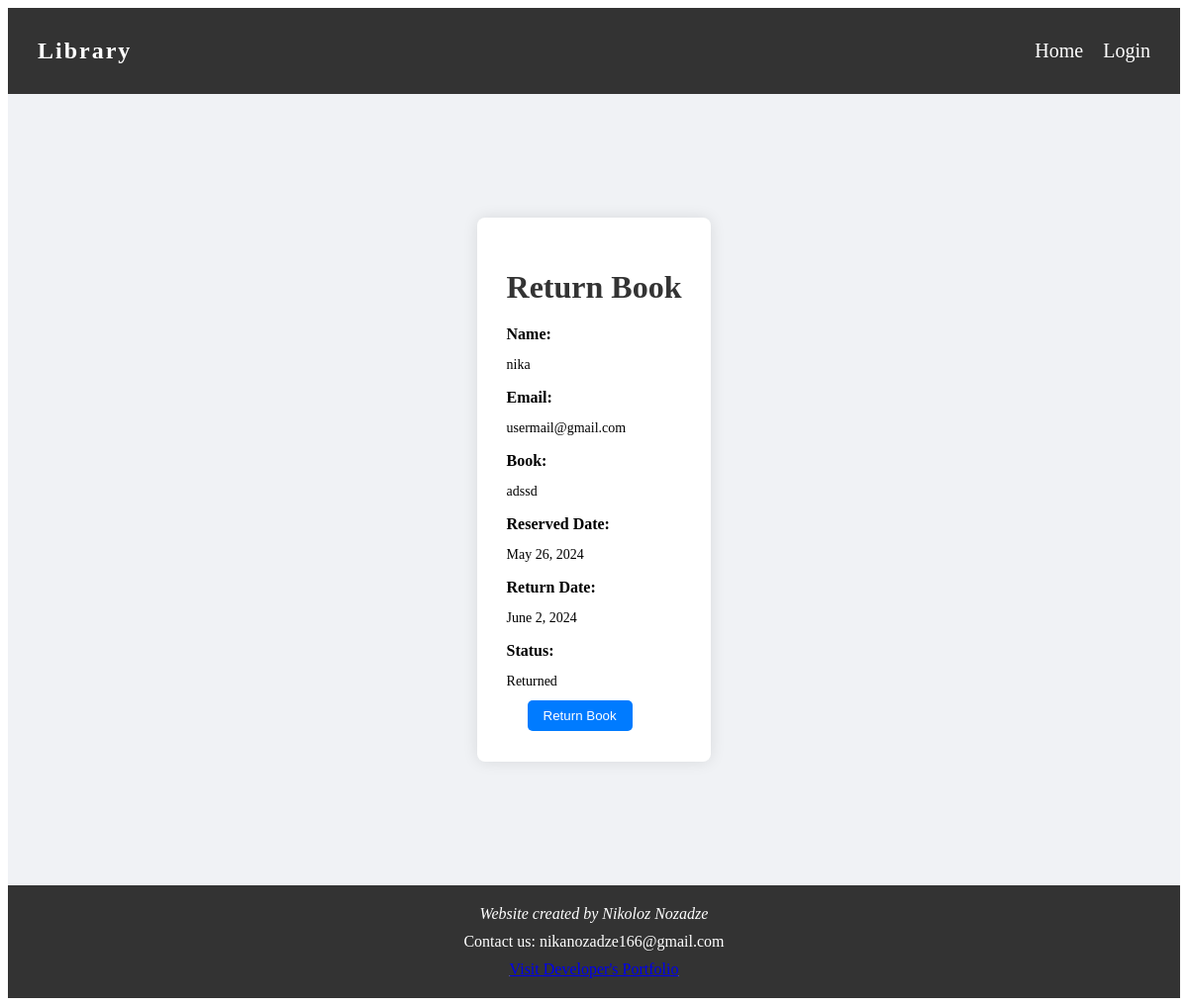
The page /return/25 on the database its author committed.
### manager/models.py (models this page shows, shortened)
class BookReservation(models.Model):
    choice = [
        ("Reserved", "Reserved"),
        ("On Loan", "On Loan"),
        ("Cancelled", "Cancelled"),
        ("Returned", "Returned"),
        ("Late", "Late")
    ]
    name = models.CharField(max_length=150)
    book = models.ForeignKey(Book, on_delete=models.CASCADE)
    email = models.EmailField()
    reserve_date = models.DateField()
    return_date = models.DateField()
    status = models.CharField(choices=choice, max_length=50)
    class Meta:
        verbose_name = "Book Reservation"

class Book(models.Model):
    title = models.CharField(max_length=150, verbose_name="Title")
    author = models.ManyToManyField(Author, verbose_name="Author")
    genre = models.ManyToManyField(Genre, verbose_name="Genre")
    publication_date = models.DateField(verbose_name="Publication Date")
    stock = models.PositiveIntegerField(verbose_name="Stock")
    popularity = models.PositiveIntegerField(default=0)
    image = models.ImageField(default='cover.jpg')
    def __str__(self):
        return self.title
    class Meta:
        verbose_name = "Book"
        verbose_name_plural = "Books"

### manager/views.py (the view, shortened to what this page needs)
# urls.py: path('return/<int:reservation_id>', return_book, name="return_book"),
def return_book(request, reservation_id):
    reservation = get_object_or_404(BookReservation, id=reservation_id)
    return render(request, 'return_book.html', {'reservation': reservation})

### manager/templates/return_book.html (shortened to what this page needs)
{% extends "base.html" %}
{% block content %}
<body>
    <div class="container">
        <div class="return-box">
            <h1>Return Book</h1>
            <div class="return-detail">
                <p class="detail-label">Name:</p>
                <p>{{ reservation.name }}</p>
                <p class="detail-label">Email:</p>
                <p>{{ reservation.email }}</p>
                <p class="detail-label">Book:</p>
                <p>{{ reservation.book }}</p>
                <p class="detail-label">Reserved Date:</p>
                <p>{{ reservation.reserve_date }}</p>
                <p class="detail-label">Return Date:</p>
                <p>{{ reservation.return_date }}</p>
                <p class="detail-label">Status:</p>
                <p>{{ reservation.status }}</p>
            </div>
            <form method="post">
                <button type="submit">Return Book</button>
            </form>
        </div>
    </div>
</body>
{% endblock %}

### manager/templates/base.html (style rules this page uses)
form { margin-left: 20px; padding: 1px; margin-top: 10px; flex: 1; }
button[type="submit"] { background-color: #007bff; color: #fff; border: none; border-radius: 5px; padding: 8px 16px; cursor: pointer; transition: background-color 0.3s ease; }

### manager/templates/return_book.html (style rules this page uses)
.container { display: flex; justify-content: center; align-items: center; height: 100vh; background-color: #f0f2f5; }
.return-box { background-color: #fff; padding: 30px; border-radius: 8px; box-shadow: 0px 0px 15px rgba(0, 0, 0, 0.1); }
h1 { text-align: center; margin-bottom: 20px; color: #333; }
p { margin-bottom: 10px; }
.detail-label { font-size: 16px; font-weight: bold; margin-bottom: 5px; }
.return-detail { font-size: 14px; }
button { background-color: #007bff; color: #fff; border: none; padding: 10px 20px; border-radius: 5px; cursor: pointer; transition: background-color 0.3s ease; }

### rows shown on the page
BookReservation: name "nika", email "usermail@gmail.com", book "adssd", reserve_date "May 26, 2024", return_date "June 2, 2024", status "Returned"
